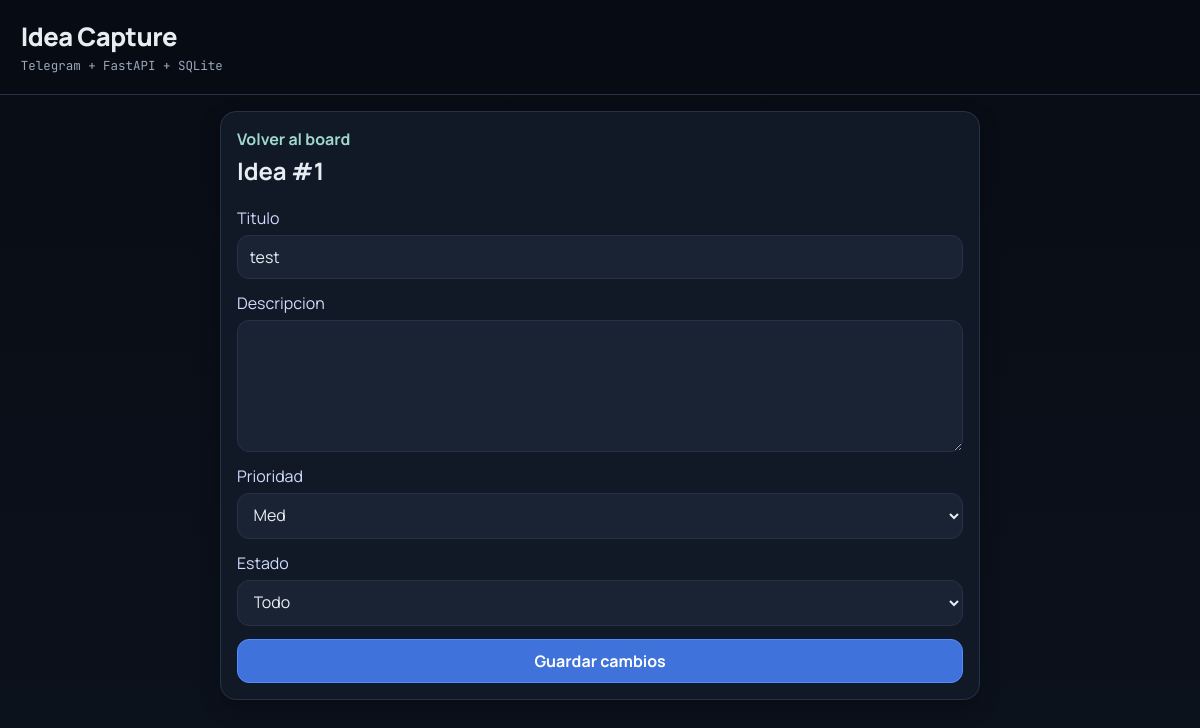
The page /ideas/1 on the database its author committed.
### app/models.py (models this page shows)
class Idea(Base):
    __tablename__ = "ideas"
    id: Mapped[int] = mapped_column(Integer, primary_key=True, index=True)
    title: Mapped[str] = mapped_column(String(180), nullable=False)
    description: Mapped[str | None] = mapped_column(Text, nullable=True)
    status: Mapped[str] = mapped_column(String(20), default="inbox", nullable=False, index=True)
    priority: Mapped[str] = mapped_column(String(20), default="med", nullable=False)
    source: Mapped[str] = mapped_column(String(20), default="web", nullable=False)
    telegram_user_id: Mapped[int | None] = mapped_column(Integer, nullable=True, index=True)
    created_at: Mapped[datetime] = mapped_column(DateTime, default=datetime.utcnow, nullable=False)
    updated_at: Mapped[datetime] = mapped_column(
        DateTime,
        default=datetime.utcnow,
        onupdate=datetime.utcnow,
        nullable=False,
    )

### app/main.py (the view)
@app.get("/ideas/{idea_id}", response_class=HTMLResponse)
def idea_detail(idea_id: int, request: Request, db: Session = Depends(get_db)) -> HTMLResponse:
    idea = crud.get_idea(db, idea_id)
    if not idea:
        raise HTTPException(status_code=404, detail="Idea not found")
    return templates.TemplateResponse("idea_detail.html", {"request": request, "idea": idea})

### app/templates/idea_detail.html (shortened to what this page needs)
{% extends "base.html" %}
{% block content %}
<section class="detail">
  <a href="/" class="back">Volver al board</a>
  <h2>Idea #{{ idea.id }}</h2>
  <form action="/ideas/{{ idea.id }}/edit" method="post" class="detail-form">
    <label>
      Titulo
      <input type="text" name="title" value="{{ idea.title }}" required maxlength="180" />
    </label>
    <label>
      Descripcion
      <textarea name="description" rows="5">{{ idea.description or "" }}</textarea>
    </label>
    <label>
      Prioridad
      <select name="priority">
        <option value="med" {% if idea.priority == "med" %}selected{% endif %}>Med</option>
      </select>
    </label>
    <label>
      Estado
      <select name="status">
        <option value="todo" {% if idea.status == "todo" %}selected{% endif %}>Todo</option>
      </select>
    </label>
    <button type="submit">Guardar cambios</button>
  </form>
</section>
{% endblock %}

### app/static/styles.css (style rules this page uses)
:root { --bg: #080c14; --bg-2: #0c121d; --panel: #121926; --panel-2: #1a2333; --ink: #e6edf3; --muted: #9ba8ba; --line: #263247; --accent: #4f8cff; --accent-2: #2fbd9a; --shadow: 0 8px 20px rgba(0, 0, 0, 0.28); }
* { box-sizing: border-box; }
body { margin: 0; font-family: "Manrope", sans-serif; color: var(--ink); background: linear-gradient(180deg, var(--bg), var(--bg-2)); min-height: 100vh; }
input, textarea, select, button { font: inherit; padding: 0.62rem 0.72rem; border-radius: 12px; border: 1px solid var(--line); background: var(--panel-2); color: var(--ink); }
input::placeholder, textarea::placeholder { color: #8191bc; }
button { border: 1px solid #4f8cff; background: #3f73db; color: #fff; cursor: pointer; font-weight: 700; }
.detail { max-width: 760px; margin: 0 auto; padding: 1rem; border-radius: 16px; border: 1px solid var(--line); background: var(--panel); box-shadow: var(--shadow); }
.detail h2 { margin-top: 0.3rem; }
.back { text-decoration: none; color: #9fd9cb; font-weight: 700; }
.detail-form { display: grid; gap: 0.85rem; }
.detail-form label { display: grid; gap: 0.35rem; color: #cfdbff; }

### rows shown on the page
Idea: id "1", title "test", priority "Med", status "Todo"
